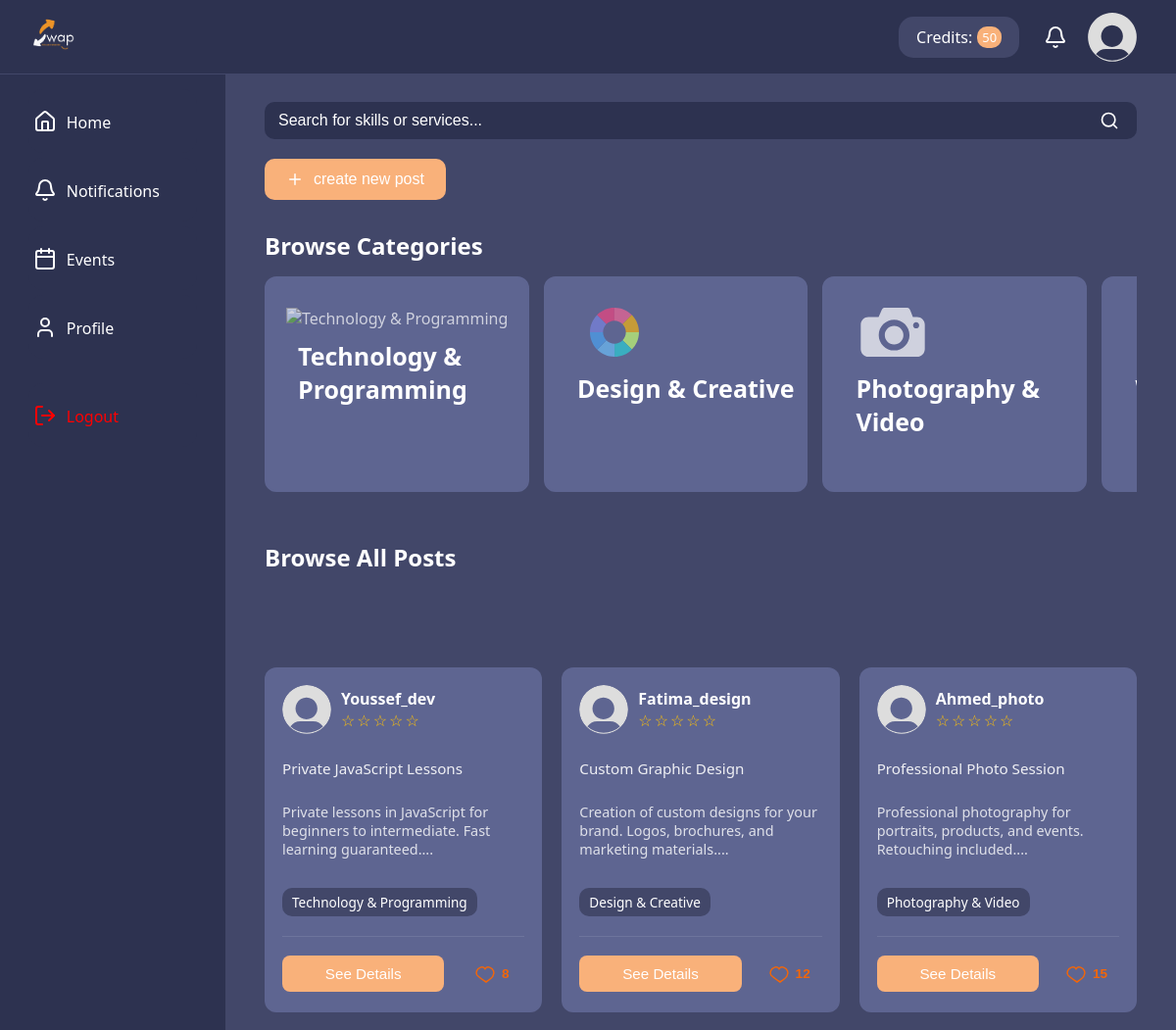
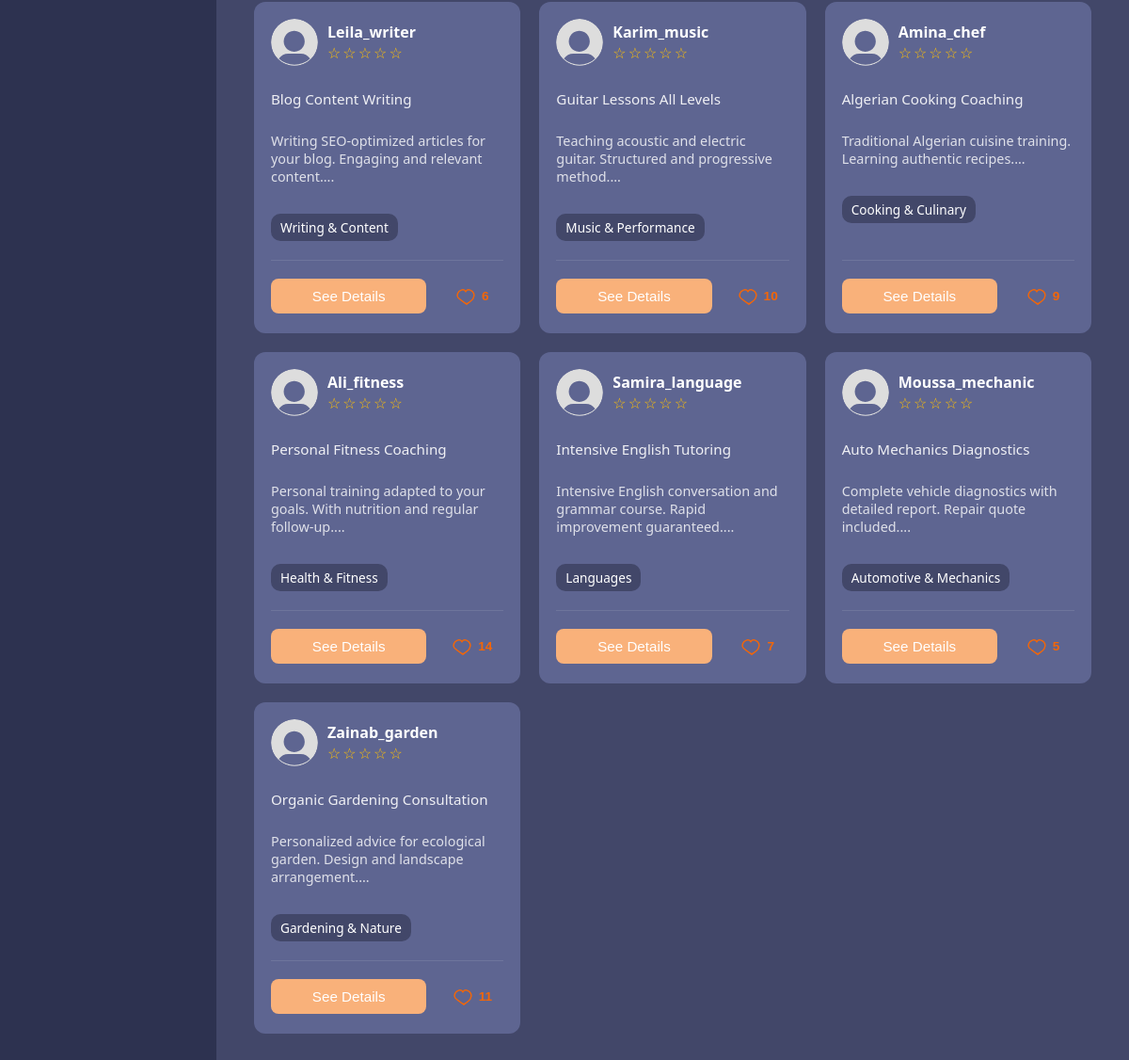
The app's page /dashboard/post/posts.php (signed in), older data (2 pictures, top to bottom).
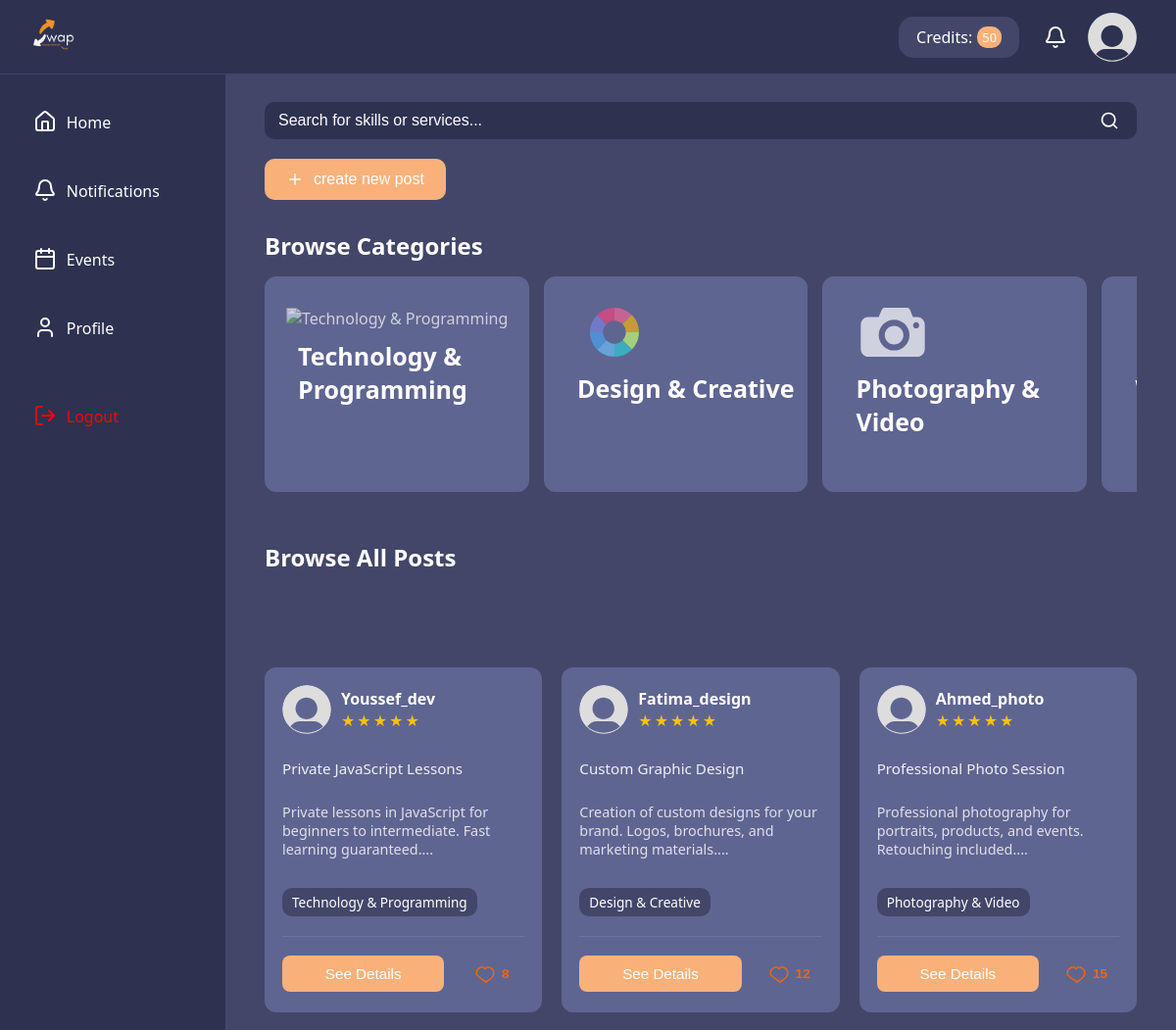
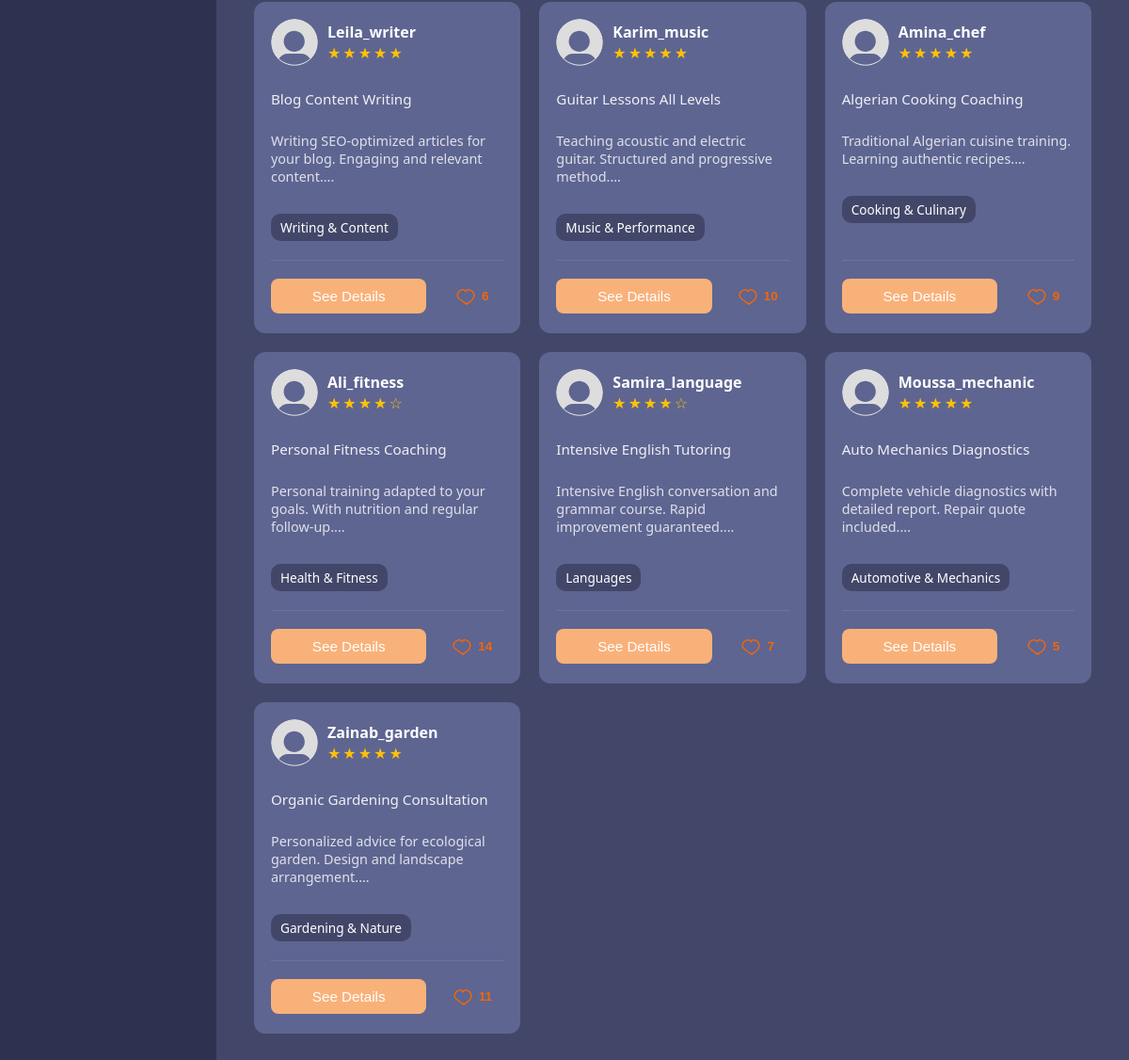
The same page, newer data (2 pictures, top to bottom).
### tables this page shows
CREATE TABLE Posts (
  PostId INT AUTO_INCREMENT PRIMARY KEY,
  UserId INT NOT NULL,
  Title VARCHAR(150) NOT NULL,
  Description TEXT NOT NULL,
  PostType ENUM('in-person','online') NOT NULL,
  PostStatus ENUM('active','disabled') DEFAULT 'active',
  CategoryId INT NOT NULL,
  Duration INT CHECK (Duration > 0 AND Duration <= 480),
  MeetLocation VARCHAR(150),
  AvailableDate DATETIME NOT NULL,
  Prerequisites TEXT,
  Requirements TEXT,
  PaymentMethod ENUM('exchange','credit') NOT NULL,
  RequiredCredits INT DEFAULT 0 CHECK (RequiredCredits >= 0),
  LikeCount INT DEFAULT 0 CHECK (LikeCount >= 0),
  CreatedAt DATETIME DEFAULT CURRENT_TIMESTAMP,
  
  FOREIGN KEY (UserId) REFERENCES Users(UserId) ON DELETE CASCADE,
  FOREIGN KEY (CategoryId) REFERENCES Category(CategoryId) ON DELETE RESTRICT,
  
  INDEX idx_posts_status_date (PostStatus, AvailableDate),
  INDEX idx_posts_user (UserId),
  INDEX idx_posts_category (CategoryId)
);

CREATE TABLE Users (
  UserId INT AUTO_INCREMENT PRIMARY KEY,
  UserName VARCHAR(45) UNIQUE NOT NULL,
  FullName VARCHAR(45) NOT NULL,
  Email VARCHAR(45) UNIQUE NOT NULL,
  Password VARCHAR(255) NOT NULL,
  Description TEXT,
  ProfilePicture VARCHAR(255),
  ProfessionalTitle VARCHAR(100),
  Location VARCHAR(100),
  PhoneNumber VARCHAR(20),
  BirthDate DATE,
  Gender ENUM('M', 'F'),
  UserSince DATETIME DEFAULT CURRENT_TIMESTAMP,
  IsBanned ENUM('yes','no') DEFAULT 'no',
  Rating DECIMAL(3,2) DEFAULT 0.00 CHECK (Rating >= 0.00 AND Rating <= 5.00),
  RatingCount INT DEFAULT 0 CHECK (RatingCount >= 0),
  ExchangeCount INT DEFAULT 0 CHECK (ExchangeCount >= 0),
  CreditBalance INT DEFAULT 0 CHECK (CreditBalance >= 0)
);

CREATE TABLE Category (
  CategoryId INT AUTO_INCREMENT PRIMARY KEY,
  CategoryName VARCHAR(100) UNIQUE NOT NULL,
  CategoryDescription TEXT,
  PostCount INT DEFAULT 0 CHECK (PostCount >= 0)
);

### dashboard/post/posts.php (the view, shortened to what the changed rows need)
<?php
require_once '../../DataBaseManagement/config.php';
$currentUserId = 1;
$posts = [];
$offset = isset($_GET['offset']) ? (int) $_GET['offset'] : 0;
$limit = 12;
$category_filter = isset($_GET['category']) ? trim($_GET['category']) : '';
if ($_SERVER['REQUEST_METHOD'] === 'GET' && isset($_GET['search']) && $_GET['search'] !== '') {
    $isSearch = true;
    $search_query = htmlspecialchars(trim($_GET['search']), ENT_QUOTES, 'UTF-8');
    $sql = 'SELECT p.PostId, p.Title, p.Description, p.LikeCount, c.CategoryName, u.UserName, u.Rating,
        (SELECT COUNT(*) FROM PostLikes WHERE PostId = p.PostId AND UserId = ?) as UserLiked
        FROM Posts p
        JOIN Users u ON p.UserId = u.UserId
        JOIN Category c ON p.CategoryId = c.CategoryId
        WHERE p.PostStatus = "active" AND (p.Title LIKE ? OR p.Description LIKE ? OR u.UserName LIKE ?)';
    if ($category_filter !== '') {
        $sql .= ' AND c.CategoryName = ?';
    }
    $sql .= ' ORDER BY p.CreatedAt DESC';
    $stmt = $conn->prepare($sql);
    if ($category_filter !== '') {
        $search_param = "%$search_query%";
        $stmt->bind_param('issss', $currentUserId, $search_param, $search_param, $search_param, $category_filter);
    } else {
        $search_param = "%$search_query%";
        $stmt->bind_param('isss', $currentUserId, $search_param, $search_param, $search_param);
    }
    $stmt->execute();
    $result = $stmt->get_result();
    $posts = $result->fetch_all(MYSQLI_ASSOC);
    $stmt->close();
} else {
    $stmt = $conn->prepare('SELECT p.PostId, p.Title, p.Description, p.LikeCount, c.CategoryName, u.UserName, u.Rating,
        (SELECT COUNT(*) FROM PostLikes WHERE PostId = p.PostId AND UserId = ?) as UserLiked
        FROM Posts p
        JOIN Users u ON p.UserId = u.UserId
        JOIN Category c ON p.CategoryId = c.CategoryId
        WHERE p.PostStatus = "active"
        ORDER BY p.CreatedAt DESC LIMIT ? OFFSET ?');
    $stmt->bind_param('iii', $currentUserId, $limit, $offset);
    $stmt->execute();
    $result = $stmt->get_result();
    $posts = $result->fetch_all(MYSQLI_ASSOC);
}
?>
<!DOCTYPE html>
<html lang="en">
<head>
    <link rel="stylesheet" href="/Skill-Service_exchanging_website-/assets/css/posts.css">
</head>
<body>
    <main class="main-content">
        <section class="browse-category">
            <h2>Browse Categories</h2>
        </section>
        <section class="browse-posts">
            <h2 id="posts-title"><?php echo $category_filter !== '' ? htmlspecialchars($category_filter) : 'Browse All Posts'; ?></h2>
            <div class="posts-grid" id="posts-grid">
                <?php if (count($posts) > 0): ?>
                    <?php foreach ($posts as $post):
                        $rating = round((float) $post['Rating']);
                        $isLiked = $post['UserLiked'] > 0 ? 'liked' : '';
                        $likeCount = (int) $post['LikeCount'];
                        ?>
                        <div class="post-card" data-post-id="<?php echo htmlspecialchars($post['PostId']); ?>"
                            data-category="<?php echo htmlspecialchars($post['CategoryName']); ?>">
                            <div class="post-header">
                                <img src="/Skill-Service_exchanging_website-/assets/images/Default_pfp.svg"
                                    alt="Profile Picture" class="profile-pic">
                                <div class="profile-info">
                                    <h3><?php echo htmlspecialchars($post['UserName']); ?></h3>
                                    <div class="stars">
                                        <?php
                                        echo str_repeat('★', $rating) . str_repeat('☆', 5 - $rating);
                                        ?>
                                    </div>
                                </div>
                            </div>
                            <p class="post-field"><?php echo htmlspecialchars($post['Title']); ?></p>
                            <p class="post-description">
                                <?php echo htmlspecialchars(substr($post['Description'], 0, 100)); ?>...
                            </p>
                            <div class="skills">
                                <span><?php echo htmlspecialchars($post['CategoryName']); ?></span>
                            </div>
                            <div class="post-actions">
                                <button class="see-details-btn"
                                    onclick="window.location.href='postdetails.php?id=<?php echo htmlspecialchars($post['PostId']); ?>'">See
                                    Details</button>
                                <button class="like-btn <?php echo $isLiked; ?>" data-likes="<?php echo $likeCount; ?>">
                                    <svg viewBox="0 0 24 24">
                                        <path
                                            d="M12 21s-7.5-4.9-9.3-7.1C1.2 11.9 2.3 7.5 6.3 6.1 8.1 5.5 10 6.1 11 7.6c1-1.5 2.9-2.1 4.7-1.5 4 1.4 5.1 5.8 3.6 7.8C19.5 16.1 12 21 12 21z">
                                        </path>
                                    </svg>
                                    <?php if ($likeCount > 0): ?>
                                        <span class="like-count"><?php echo $likeCount; ?></span>
                                    <?php endif; ?>
                                </button>
                            </div>
                        </div>
                    <?php endforeach; ?>
                <?php else: ?>
                    <div class="no-results-message">
                        <p>No posts found. Try adjusting your search or browsing categories.</p>
                    </div>
                <?php endif; ?>
            </div>
        </section>
    </main>
</body>
</html>

Row changes from the older to the newer data that the page shows:
changed posts "Private JavaScript Lessons": UserId.Rating "☆☆☆☆☆" → "★★★★★"
changed posts "Custom Graphic Design": UserId.Rating "☆☆☆☆☆" → "★★★★★"
changed posts "Professional Photo Session": UserId.Rating "☆☆☆☆☆" → "★★★★★"
changed posts "Blog Content Writing": UserId.Rating "☆☆☆☆☆" → "★★★★★"
changed posts "Guitar Lessons All Levels": UserId.Rating "☆☆☆☆☆" → "★★★★★"
changed posts "Algerian Cooking Coaching": UserId.Rating "☆☆☆☆☆" → "★★★★★"
changed posts "Personal Fitness Coaching": UserId.Rating (not shown) → "★★★★"; UserId.Rating "☆☆☆☆☆" → "☆"
changed posts "Intensive English Tutoring": UserId.Rating (not shown) → "★★★★"; UserId.Rating "☆☆☆☆☆" → "☆"
changed posts "Auto Mechanics Diagnostics": UserId.Rating "☆☆☆☆☆" → "★★★★★"
changed posts "Organic Gardening Consultation": UserId.Rating "☆☆☆☆☆" → "★★★★★"
